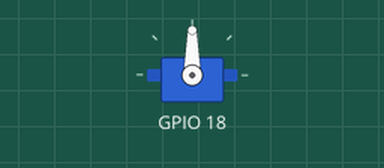
Recording of a program running on a simulated Raspberry Pi (BCM pin numbers). Parts: servo. Servo angles are drawn from the pulse width (0.5 ms = 0°, 2.5 ms = 180°); the clock reads 2024-03-15 10:24:30 at power-on unless the program sets it; what the program prints to the terminal is not drawn. At 4.0 s the program stops and its outputs stay as they are.

Above: at 0.1 s.
At 3.6 s:
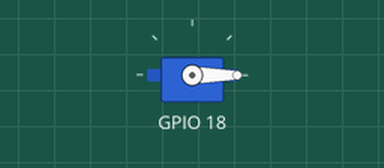
Timing chart, 0 to 5.1 s (numbered marks = the images above):
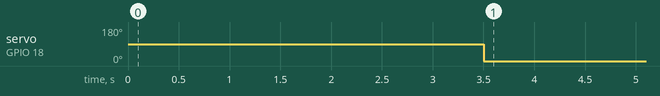

The program:

servo_control.py
```python
"""
SG90舵机控制模块
接线: 棕线-GND, 红线-5V, 橙线-GPIO18
"""
import logging
import RPi.GPIO as GPIO
import time

logger = logging.getLogger(__name__)


class ServoControl:
    def __init__(self, pin=18, freq=50):
        """初始化舵机控制

        Args:
            pin: GPIO引脚编号，默认18
            freq: PWM频率，默认50Hz
        """
        self.pin = pin
        self.freq = freq
        try:
            if GPIO.getmode() is None:
                GPIO.setmode(GPIO.BCM)
        except:
            pass
        GPIO.setup(self.pin, GPIO.OUT)
        self.pwm = GPIO.PWM(self.pin, freq)
        self.pwm.start(0)
        self.current_angle = 0

    def _angle_to_duty(self, angle):
        """角度转换为占空比

        0度对应0.5ms脉冲(2.5%占空比)
        180度对应2.5ms脉冲(12.5%占空比)
        """
        return 2.5 + (angle / 180) * 10

    def rotate_to(self, angle, duration=1.0):
        """旋转到指定角度

        Args:
            angle: 目标角度(0-180)
            duration: 保持时间(秒)
        """
        if angle < 0:
            angle = 0
        elif angle > 180:
            angle = 180

        duty = self._angle_to_duty(angle)
        self.pwm.ChangeDutyCycle(duty)

        # SG90 没有位置反馈。这里只等待 PWM 保持时间，不能据此宣称到位。
        time.sleep(duration)
        self.current_angle = angle
        self.pwm.ChangeDutyCycle(0)

    def open_door(self, open_angle=90, hold_time=3):
        """开门动作

        Args:
            open_angle: 开门角度，默认90度
            hold_time: 保持开门时间(秒)
        """
        self.rotate_to(open_angle, 0.5)
        time.sleep(hold_time)
        self.rotate_to(0, 0.5)

    def cleanup(self):
        """清理GPIO资源"""
        self.pwm.stop()
        GPIO.cleanup(self.pin)


if __name__ == "__main__":
    logging.basicConfig(level=logging.INFO)
    servo = ServoControl()
    logger.info("测试舵机...")
    try:
        logger.info("开门...")
        servo.open_door()
        logger.info("完成")
    except KeyboardInterrupt:
        logger.info("退出")
    finally:
        servo.cleanup()
```

Measured:
- by itself, servo on GPIO 18: 90° → 0° at 3.5 s
